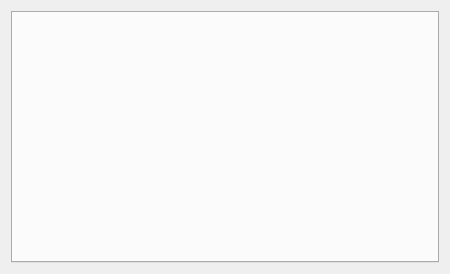
<?xml version="1.0" encoding="UTF-8"?>
<ui version="4.0">
 <class>VariablePanel</class>
 <widget class="QWidget" name="VariablePanel">
  <property name="geometry">
   <rect>
    <x>0</x>
    <y>0</y>
    <width>450</width>
    <height>274</height>
   </rect>
  </property>
  <property name="windowTitle">
   <string>Form</string>
  </property>
  <layout class="QGridLayout" name="gridLayout">
   <item row="0" column="0">
    <widget class="QTabWidget" name="variablePanel_tabWidget">
     <property name="tabShape">
      <enum>QTabWidget::Rounded</enum>
     </property>
     <property name="tabsClosable">
      <bool>true</bool>
     </property>
     <property name="movable">
      <bool>true</bool>
     </property>
    </widget>
   </item>
  </layout>
 </widget>
 <resources/>
 <connections/>
</ui>
